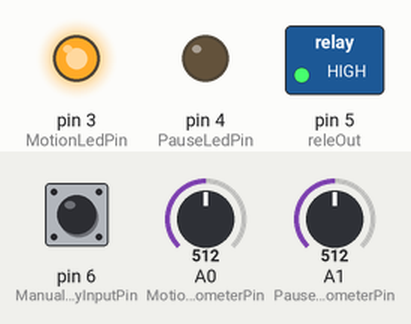
This sketch was run on a simulated Arduino Uno, built with avr-gcc and run on an emulated ATmega328P. Shown: switched loads named in the sketch (green lamp = pin HIGH), output pins drawn as LEDs (lit = HIGH). Inputs (shaded band) come from the test bench; at power-on: A0 (MotionPotentiometerPin) = 512, pin 6 (ManualPlayInputPin) HIGH, A1 (PausePotentiometerPin) = 512.

Above: at 1.2 s.
1.3 s: A0 (MotionPotentiometerPin) set to 6
4.3 s: A0 (MotionPotentiometerPin) set to 3
At 5.3 s:
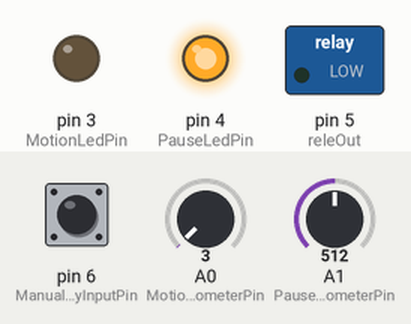
5.8 s: pin 6 (ManualPlayInputPin) pulled LOW for 3.2 s
At 6.5 s:
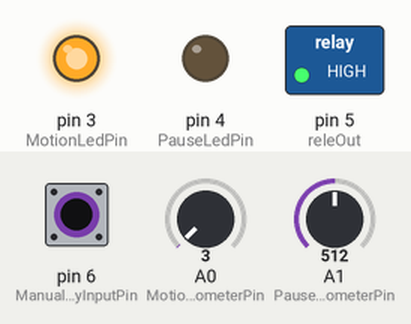
10.5 s: A1 (PausePotentiometerPin) set to 28
13.5 s: A1 (PausePotentiometerPin) set to 23
At 14.7 s:
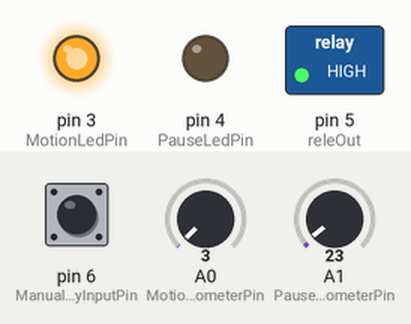
Timing chart, 0 to 16.0 s (numbered marks = the images above; inputs shaded):
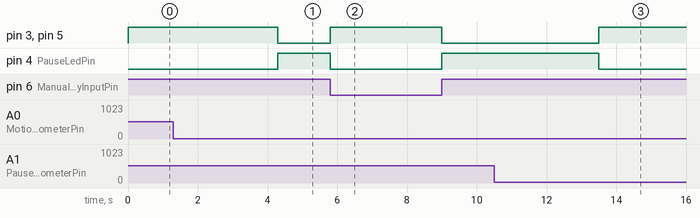

The sketch:

tritasarde.ino
```cpp
//#define DEBUG

//TRITASARDE
//@author Tonino Fazio - 2016
//@email: fazioa@gmail.com

//Potenziometri consigliati: 10Kohms

//COSTANTI
const long MINTIMESECONDS = 3;
const long MAXTIMESECONDS = 240;


#define MotionPotentiometerPin 14 //A0
#define PausePotentiometerPin  15 //A1
#define MotionLedPin 3
#define PauseLedPin 4
#define releOut 5
#define ManualPlayInputPin 6

unsigned long previousSeconds = 0;
unsigned long currentSeconds = 0;

long MotionIntervalSeconds; //in seconds
long PauseIntervalSeconds; //in seconds
int tempVal;
boolean bMotionState = true;
boolean bManualPlay = false;

void setup()
{
#ifdef DEBUG
  Serial.begin(9600);
#endif
  pinMode(PauseLedPin, OUTPUT);
  pinMode(MotionLedPin, OUTPUT);
  pinMode(releOut, OUTPUT);
  pinMode(ManualPlayInputPin, INPUT_PULLUP);

  pinMode(MotionPotentiometerPin, INPUT);
  pinMode(PausePotentiometerPin, INPUT);
  previousSeconds = millis() / 1000;
}

void stop_motor()
{
  digitalWrite(releOut, LOW);
  digitalWrite(PauseLedPin, HIGH);
  digitalWrite(MotionLedPin, LOW);
}

void start_motor()
{
  digitalWrite(releOut, HIGH);
  digitalWrite(PauseLedPin, LOW);
  digitalWrite(MotionLedPin, HIGH);

}

void loop()
{
  //read new values
  tempVal = analogRead(MotionPotentiometerPin);
  MotionIntervalSeconds = map(tempVal, 0, 1023, MINTIMESECONDS, MAXTIMESECONDS);
#ifdef DEBUG
  Serial.print("Motion ");
  Serial.print(MotionIntervalSeconds);
  Serial.print("  -  ");
#endif

  tempVal = analogRead(PausePotentiometerPin);
  PauseIntervalSeconds = map(tempVal, 0, 1023, MINTIMESECONDS, MAXTIMESECONDS);
#ifdef DEBUG
  Serial.print("Pause ");
  Serial.print(PauseIntervalSeconds);
  Serial.print("  -  ");
  Serial.print("bMotionState ");
  Serial.print(bMotionState);

  Serial.print("  -  ");
  Serial.print("bManualPlay ");
  Serial.print(bManualPlay);
#endif

  bManualPlay = digitalRead(ManualPlayInputPin);
  if (!bManualPlay || bMotionState ) {
    //MOTION
    start_motor();
  } else {
    //PAUSE
    stop_motor();
  }

  currentSeconds = millis() / 1000;

#ifdef DEBUG
  Serial.print("  -  ");
  Serial.print("time ");
  Serial.println(currentSeconds - previousSeconds);
#endif

  if (bMotionState) {
    //MOTION - timer
    if (currentSeconds - previousSeconds > MotionIntervalSeconds) {
      bMotionState = !bMotionState; //inverte stato moto / pausa
      previousSeconds = millis() / 1000;
    }
  } else {
    //PAUSE - timer
    if (currentSeconds - previousSeconds > PauseIntervalSeconds) {
      bMotionState = !bMotionState; //inverte stato moto / pausa
      previousSeconds = millis() / 1000;
    }
  }

}
```

Measured:
- the behaviour switches between 5 and 4 on A0 (MotionPotentiometerPin) (found by bisection; images 0 and 1)
- after the input at 1.3 s, every drawn part: stays the same
- after the input at 4.3 s, pin 3 (MotionLedPin), pin 5 (releOut): HIGH → LOW after 0.00 s instead of 0.70 s; pin 4 (PauseLedPin): LOW → HIGH after 0.00 s instead of 0.70 s
- after the input at 5.8 s, pin 3 (MotionLedPin), pin 5 (releOut): LOW → HIGH at once, → LOW 3.2 s later; pin 4 (PauseLedPin): HIGH → LOW at once, → HIGH 3.2 s later
- after the input at 10.5 s, every drawn part: stays the same
- after the input at 13.5 s, pin 3 (MotionLedPin), pin 5 (releOut): LOW → HIGH after 0.00 s instead of 0.50 s; pin 4 (PauseLedPin): HIGH → LOW after 0.00 s instead of 0.50 s
